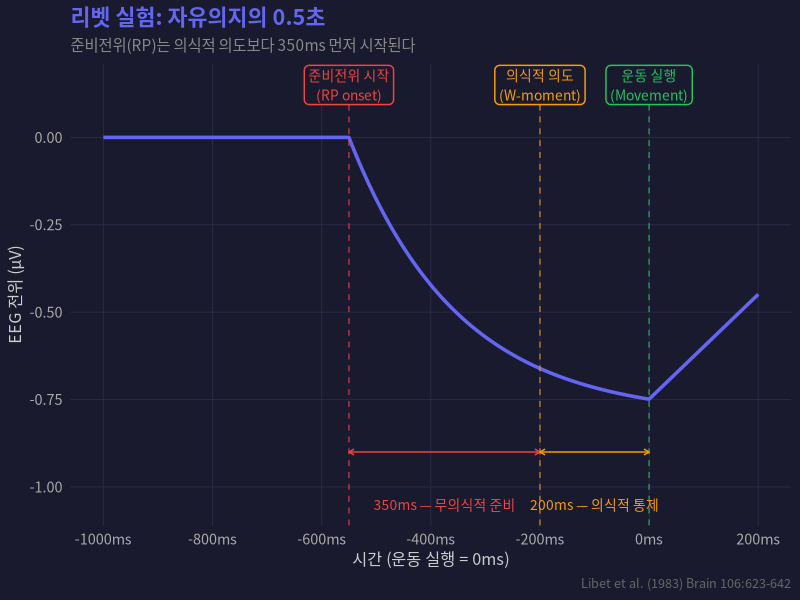
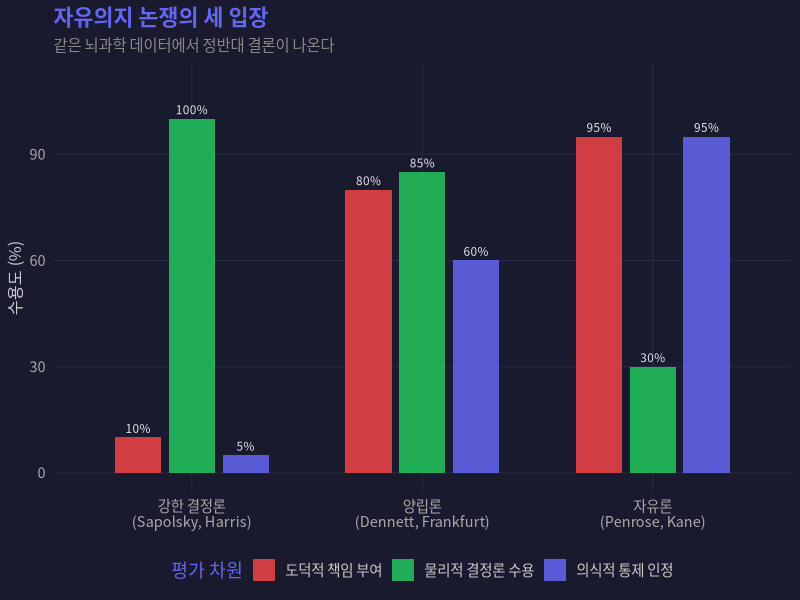
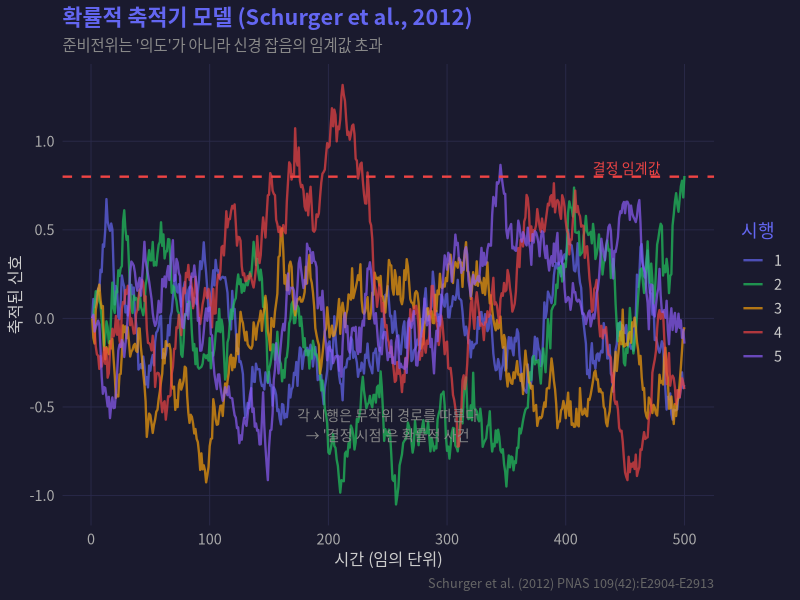
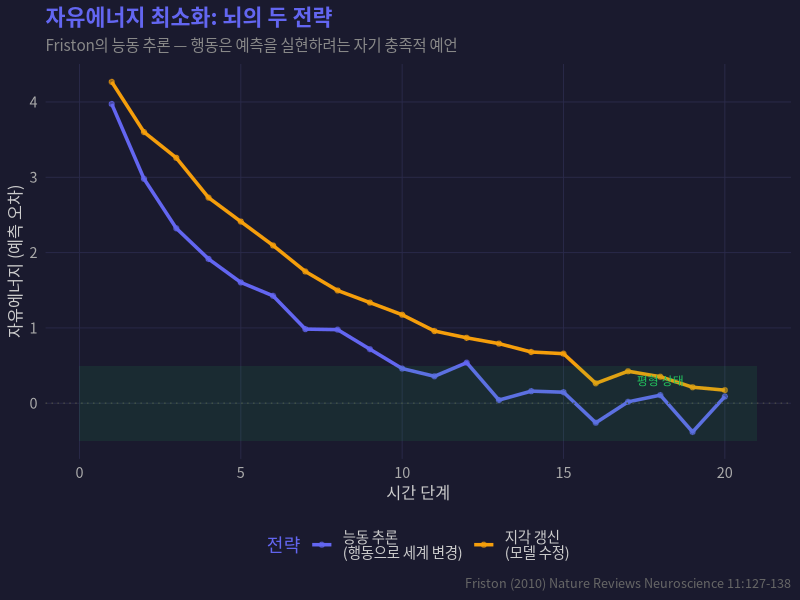
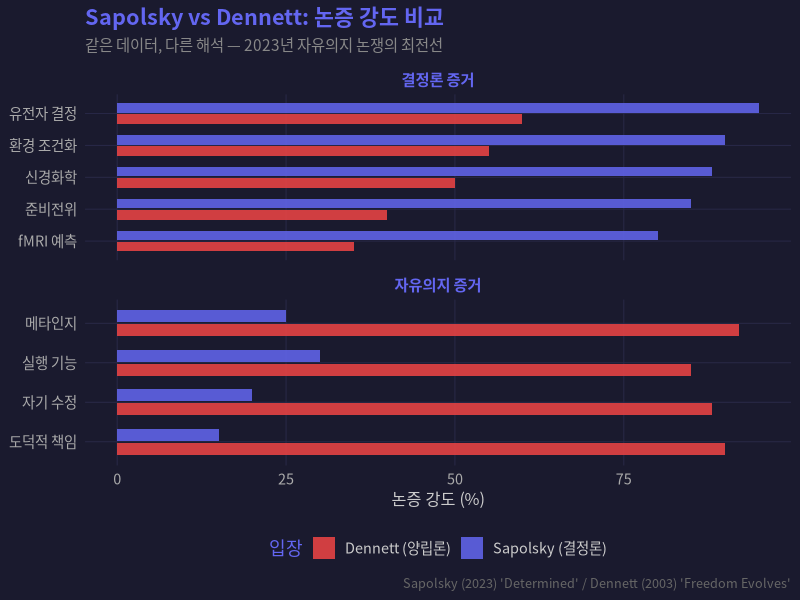
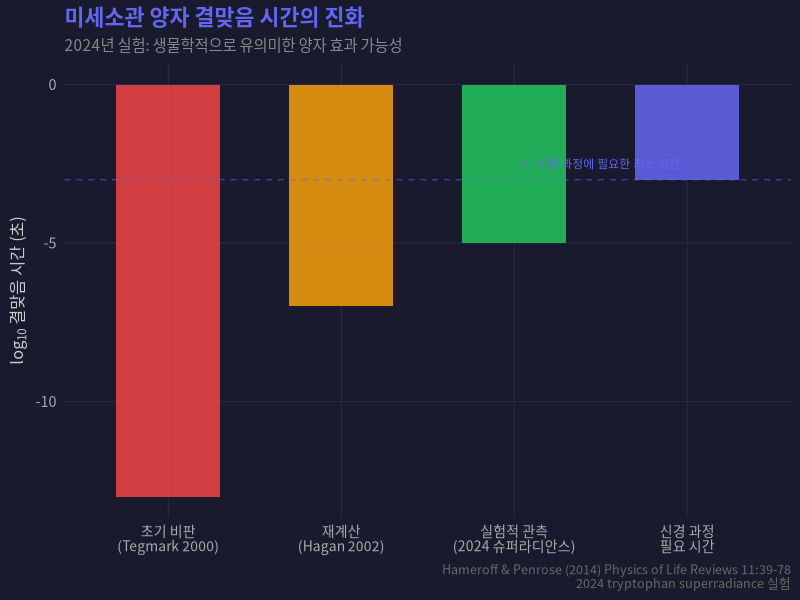
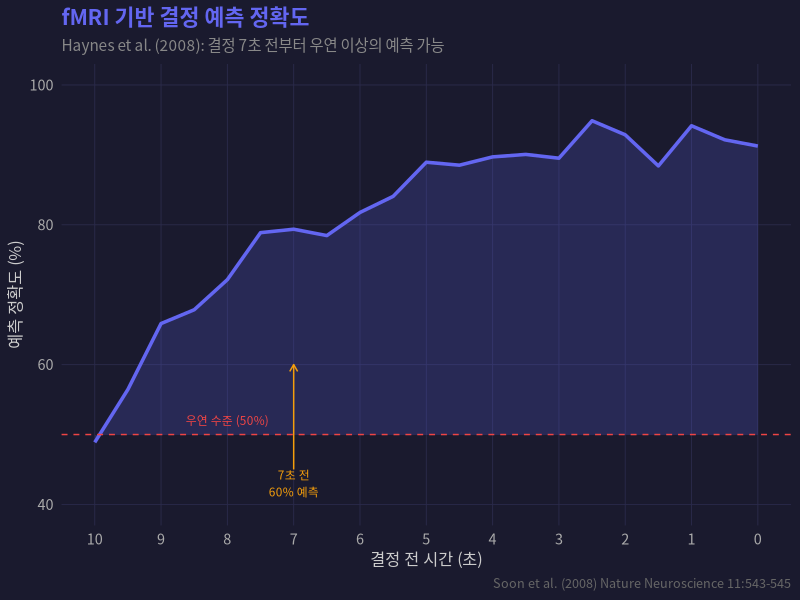
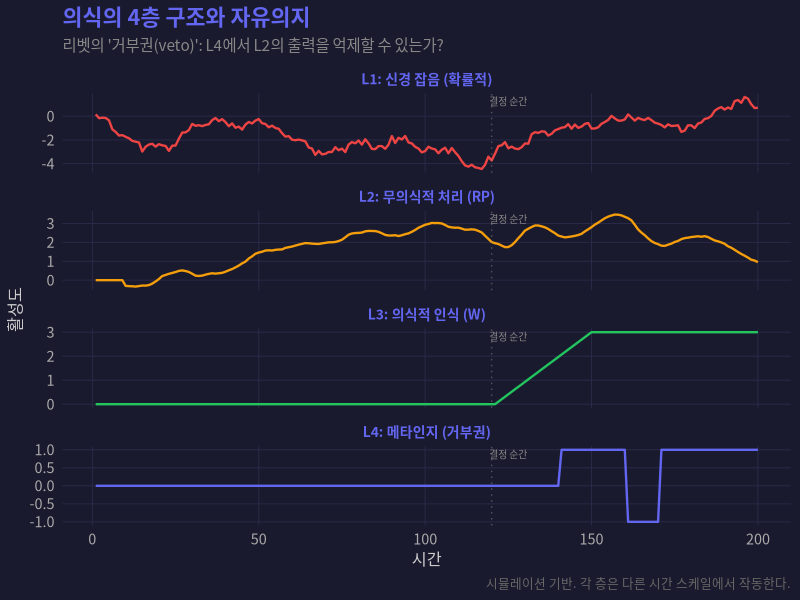

R code for these plots, in order:
## ---- chunk 1
library(ggplot2)
library(dplyr)
library(tidyr)
library(knitr)
library(kableExtra)

kfont <- "Noto Sans CJK KR"

theme_insight <- function(base_size = 13) {
  theme_minimal(base_size = base_size) +
    theme(
      plot.background = element_rect(fill = "#1a1a2e", color = NA),
      panel.background = element_rect(fill = "#1a1a2e", color = NA),
      panel.grid.major = element_line(color = "#2a2a4a", linewidth = 0.3),
      panel.grid.minor = element_blank(),
      text = element_text(family = kfont, color = "#e4e4ec"),
      axis.text = element_text(color = "#aaaaaa"),
      axis.title = element_text(color = "#cccccc", size = rel(0.9)),
      plot.title = element_text(color = "#6366f1", face = "bold", size = rel(1.2)),
      plot.subtitle = element_text(color = "#888888", size = rel(0.85)),
      plot.caption = element_text(color = "#666666", size = rel(0.7)),
      legend.background = element_rect(fill = "#1a1a2e", color = NA),
      legend.text = element_text(color = "#cccccc"),
      legend.title = element_text(color = "#6366f1"),
      strip.text = element_text(color = "#6366f1", face = "bold")
    )
}

# 액센트 컬러 팔레트
pal_insight <- c("#6366f1", "#22c55e", "#f59e0b", "#ef4444", "#8b5cf6", "#06b6d4")
## ---- chunk 2
#| label: fig-libet-timeline
#| fig-cap: "리벳 실험의 시간 구조: 준비전위(RP) → 의식적 의도(W) → 운동(M)"
#| lightbox: true
#| fig-width: 10
#| fig-height: 5

# 리벳 실험 타임라인 시각화
timeline_data <- tibble(
  time_ms = seq(-1000, 200, by = 1),
  rp_signal = case_when(
    time_ms < -550 ~ 0,
    time_ms >= -550 & time_ms < 0 ~ -0.8 * (1 - exp(-(time_ms + 550)/200)),
    TRUE ~ -0.8 * (1 - exp(-550/200)) + 0.3 * (time_ms/200)
  )
)

# 주요 이벤트 마커
events <- tibble(
  time_ms = c(-550, -200, 0),
  label = c("준비전위 시작\n(RP onset)", "의식적 의도\n(W-moment)", "운동 실행\n(Movement)"),
  y_pos = c(0.15, 0.15, 0.15),
  color = c("#ef4444", "#f59e0b", "#22c55e")
)

# 시간 간격 표시
intervals <- tibble(
  xmin = c(-550, -200),
  xmax = c(-200, 0),
  label = c("350ms\n뇌가 먼저 결정?", "200ms\n의식적 의도"),
  y = c(-0.95, -0.95)
)

ggplot() +
  # RP 신호
  geom_line(data = timeline_data, aes(x = time_ms, y = rp_signal),
            color = "#6366f1", linewidth = 1.2) +
  # 이벤트 수직선

  geom_vline(xintercept = -550, linetype = "dashed", color = "#ef4444", alpha = 0.7) +
  geom_vline(xintercept = -200, linetype = "dashed", color = "#f59e0b", alpha = 0.7) +
  geom_vline(xintercept = 0, linetype = "dashed", color = "#22c55e", alpha = 0.7) +
  # 이벤트 라벨
  geom_label(data = events, aes(x = time_ms, y = y_pos, label = label),
             fill = "#1a1a2e", color = events$color, family = kfont, size = 3.5,
             label.size = 0.5, label.r = unit(0.3, "lines")) +
  # 간격 화살표
  annotate("segment", x = -550, xend = -200, y = -0.9, yend = -0.9,
           arrow = arrow(ends = "both", length = unit(0.15, "cm")), color = "#ef4444") +
  annotate("text", x = -375, y = -1.05, label = "350ms — 무의식적 준비",
           color = "#ef4444", family = kfont, size = 3.5) +
  annotate("segment", x = -200, xend = 0, y = -0.9, yend = -0.9,
           arrow = arrow(ends = "both", length = unit(0.15, "cm")), color = "#f59e0b") +
  annotate("text", x = -100, y = -1.05, label = "200ms — 의식적 통제",
           color = "#f59e0b", family = kfont, size = 3.5) +
  # 축 & 테마
  scale_x_continuous(breaks = seq(-1000, 200, 200),
                     labels = paste0(seq(-1000, 200, 200), "ms")) +
  labs(title = "리벳 실험: 자유의지의 0.5초",
       subtitle = "준비전위(RP)는 의식적 의도보다 350ms 먼저 시작된다",
       x = "시간 (운동 실행 = 0ms)", y = "EEG 전위 (μV)",
       caption = "Libet et al. (1983) Brain 106:623-642") +
  theme_insight() +
  theme(axis.text.x = element_text(angle = 0))
## ---- chunk 3
#| label: fig-three-positions
#| fig-cap: "자유의지 논쟁의 세 축: 결정론, 양립론, 자유론"
#| lightbox: true
#| fig-width: 9
#| fig-height: 6

# 세 입장의 논리적 공간
positions <- tibble(
  position = c("강한 결정론\n(Hard Determinism)",
               "양립론\n(Compatibilism)",
               "자유론\n(Libertarianism)"),
  x = c(1, 2, 3),
  physical_determinism = c(100, 85, 30),
  conscious_control = c(5, 60, 95),
  moral_responsibility = c(10, 80, 95),
  representative = c("Sapolsky\nHarris", "Dennett\nFrankfurt", "Penrose\nKane")
)

positions_long <- positions %>%
  pivot_longer(cols = c(physical_determinism, conscious_control, moral_responsibility),
               names_to = "dimension", values_to = "score") %>%
  mutate(dimension = case_when(
    dimension == "physical_determinism" ~ "물리적 결정론 수용",
    dimension == "conscious_control" ~ "의식적 통제 인정",
    dimension == "moral_responsibility" ~ "도덕적 책임 부여"
  ))

ggplot(positions_long, aes(x = factor(x), y = score, fill = dimension)) +
  geom_col(position = position_dodge(width = 0.7), width = 0.6, alpha = 0.85) +
  geom_text(aes(label = paste0(score, "%")),
            position = position_dodge(width = 0.7), vjust = -0.5,
            color = "#e4e4ec", size = 3, family = kfont) +
  scale_x_discrete(labels = c("강한 결정론\n(Sapolsky, Harris)",
                               "양립론\n(Dennett, Frankfurt)",
                               "자유론\n(Penrose, Kane)")) +
  scale_fill_manual(values = c("#ef4444", "#22c55e", "#6366f1"),
                    name = "평가 차원") +
  labs(title = "자유의지 논쟁의 세 입장",
       subtitle = "같은 뇌과학 데이터에서 정반대 결론이 나온다",
       x = NULL, y = "수용도 (%)") +
  coord_cartesian(ylim = c(0, 110)) +
  theme_insight() +
  theme(legend.position = "bottom")
## ---- chunk 4
#| label: tbl-positions
#| tbl-cap: "자유의지 논쟁의 핵심 대립 구도"

positions_table <- tibble(
  입장 = c("강한 결정론", "양립론 (Compatibilism)", "자유론 (Libertarianism)"),
  핵심주장 = c(
    "뇌의 물리적 과정이 모든 결정을 사전 결정함. 의식은 사후 합리화.",
    "결정론과 자유의지는 공존 가능. 자유의지 = 외부 강제 없는 자발적 행위.",
    "양자 비결정성이 의식에 영향. 진정한 열린 미래가 존재."
  ),
  대표학자 = c("Sapolsky (2023), Harris, Wegner", "Dennett, Frankfurt, Fischer", "Penrose, Kane, Stapp"),
  뇌과학적근거 = c(
    "준비전위, 뇌손상 사례, fMRI 예측",
    "실행 기능, 억제 회로, 메타인지",
    "미세소관 양자 효과, 비결정적 시냅스"
  )
)

kable(positions_table, format = "html", escape = FALSE) %>%
  kable_styling(bootstrap_options = c("striped", "hover"), full_width = TRUE) %>%
  row_spec(0, bold = TRUE, color = "#6366f1") %>%
  column_spec(1, bold = TRUE, width = "15%") %>%
  column_spec(2, width = "35%") %>%
  column_spec(3, width = "20%") %>%
  column_spec(4, width = "30%")
## ---- chunk 5
#| label: fig-accumulator-model
#| fig-cap: "Schurger의 확률적 축적기 모델: 무작위 요동이 임계값을 넘는 순간"
#| lightbox: true
#| fig-width: 10
#| fig-height: 6

set.seed(42)
n_trials <- 5
n_steps <- 500
threshold <- 0.8

# 확률적 축적기 시뮬레이션
simulate_accumulator <- function(trial_id, leak = 0.02, noise_sd = 0.08) {
  x <- numeric(n_steps)
  for (i in 2:n_steps) {
    x[i] <- x[i-1] * (1 - leak) + rnorm(1, 0, noise_sd)
  }
  # 임계값 도달 시점
  cross_idx <- which(x >= threshold)[1]
  if (is.na(cross_idx)) cross_idx <- n_steps
  tibble(time = 1:n_steps, signal = x, trial = trial_id,
         crossed = 1:n_steps <= cross_idx)
}

trials <- bind_rows(lapply(1:n_trials, simulate_accumulator))

ggplot(trials, aes(x = time, y = signal, color = factor(trial), group = trial)) +
  geom_line(alpha = 0.7, linewidth = 0.8) +
  geom_hline(yintercept = threshold, linetype = "dashed", color = "#ef4444", linewidth = 0.8) +
  annotate("text", x = 480, y = threshold + 0.05, label = "결정 임계값",
           color = "#ef4444", family = kfont, size = 3.5, hjust = 1) +
  annotate("text", x = 250, y = -0.6,
           label = "각 시행은 무작위 경로를 따른다\n→ '결정 시점'은 확률적 사건",
           color = "#888888", family = kfont, size = 3.5) +
  scale_color_manual(values = pal_insight[1:5], name = "시행") +
  labs(title = "확률적 축적기 모델 (Schurger et al., 2012)",
       subtitle = "준비전위는 '의도'가 아니라 신경 잡음의 임계값 초과",
       x = "시간 (임의 단위)", y = "축적된 신호",
       caption = "Schurger et al. (2012) PNAS 109(42):E2904-E2913") +
  theme_insight() +
  theme(legend.position = "right")
## ---- chunk 6
#| label: fig-free-energy
#| fig-cap: "자유에너지 원리에서의 행동: 예측 오차를 줄이는 두 경로"
#| lightbox: true
#| fig-width: 9
#| fig-height: 6

# 자유에너지 최소화의 두 경로
fe_data <- tibble(
  strategy = rep(c("지각 갱신\n(모델 수정)", "능동 추론\n(행동으로 세계 변경)"), each = 20),
  iteration = rep(1:20, 2),
  free_energy = c(
    # 지각 갱신: 점진적 감소
    5 * exp(-0.15 * (1:20)) + rnorm(20, 0, 0.1),
    # 능동 추론: 빠른 감소
    5 * exp(-0.25 * (1:20)) + rnorm(20, 0, 0.15)
  )
)

ggplot(fe_data, aes(x = iteration, y = free_energy, color = strategy)) +
  geom_line(linewidth = 1.2) +
  geom_point(size = 1.5, alpha = 0.6) +
  geom_hline(yintercept = 0, linetype = "dotted", color = "#444444") +
  annotate("rect", xmin = 0, xmax = 21, ymin = -0.5, ymax = 0.5,
           fill = "#22c55e", alpha = 0.1) +
  annotate("text", x = 18, y = 0.3, label = "평형 상태",
           color = "#22c55e", family = kfont, size = 3) +
  scale_color_manual(values = c("#6366f1", "#f59e0b"), name = "전략") +
  labs(title = "자유에너지 최소화: 뇌의 두 전략",
       subtitle = "Friston의 능동 추론 — 행동은 예측을 실현하려는 자기 충족적 예언",
       x = "시간 단계", y = "자유에너지 (예측 오차)",
       caption = "Friston (2010) Nature Reviews Neuroscience 11:127-138") +
  theme_insight() +
  theme(legend.position = "bottom")
## ---- chunk 7
#| label: fig-sapolsky-dennett
#| fig-cap: "Sapolsky(결정론)와 Dennett(양립론)의 논증 구조 비교"
#| lightbox: true
#| fig-width: 10
#| fig-height: 7

# 두 학자의 논증 강도 비교
debate_data <- tibble(
  argument = c("유전자 결정", "환경 조건화", "신경화학",
               "준비전위", "fMRI 예측", "도덕적 책임",
               "실행 기능", "메타인지", "자기 수정"),
  sapolsky = c(95, 90, 88, 85, 80, 15, 30, 25, 20),
  dennett = c(60, 55, 50, 40, 35, 90, 85, 92, 88),
  category = c(rep("결정론 증거", 5), rep("자유의지 증거", 4))
)

debate_long <- debate_data %>%
  pivot_longer(cols = c(sapolsky, dennett), names_to = "thinker", values_to = "strength") %>%
  mutate(thinker = ifelse(thinker == "sapolsky", "Sapolsky (결정론)", "Dennett (양립론)"))

ggplot(debate_long, aes(x = reorder(argument, strength), y = strength, fill = thinker)) +
  geom_col(position = position_dodge(width = 0.7), width = 0.6, alpha = 0.85) +
  coord_flip() +
  facet_wrap(~category, scales = "free_y", ncol = 1) +
  scale_fill_manual(values = c("#ef4444", "#6366f1"), name = "입장") +
  labs(title = "Sapolsky vs Dennett: 논증 강도 비교",
       subtitle = "같은 데이터, 다른 해석 — 2023년 자유의지 논쟁의 최전선",
       x = NULL, y = "논증 강도 (%)",
       caption = "Sapolsky (2023) 'Determined' / Dennett (2003) 'Freedom Evolves'") +
  theme_insight() +
  theme(legend.position = "bottom",
        strip.text = element_text(size = 11))
## ---- chunk 8
#| label: fig-quantum-consciousness
#| fig-cap: "미세소관 양자 결맞음 시간의 재계산: 생물학적으로 유의미한 시간 스케일"
#| lightbox: true
#| fig-width: 9
#| fig-height: 6

# 양자 결맞음 시간 비교
quantum_data <- tibble(
  model = c("초기 비판\n(Tegmark 2000)", "재계산\n(Hagan 2002)",
            "실험적 관측\n(2024 슈퍼라디안스)", "신경 과정\n필요 시간"),
  decoherence_time = c(1e-13, 1e-7, 1e-5, 1e-3),
  log_time = log10(c(1e-13, 1e-7, 1e-5, 1e-3)),
  category = c("비판적", "이론적", "실험적", "기준선"),
  color = c("#ef4444", "#f59e0b", "#22c55e", "#6366f1")
)

ggplot(quantum_data, aes(x = reorder(model, log_time), y = log_time, fill = color)) +
  geom_col(width = 0.6, alpha = 0.85) +
  geom_hline(yintercept = log10(1e-3), linetype = "dashed", color = "#6366f1", alpha = 0.5) +
  scale_fill_identity() +
  annotate("text", x = 3.5, y = log10(1e-3) + 0.5,
           label = "← 신경 과정에 필요한 최소 시간",
           color = "#6366f1", family = kfont, size = 3) +
  labs(title = "미세소관 양자 결맞음 시간의 진화",
       subtitle = "2024년 실험: 생물학적으로 유의미한 양자 효과 가능성",
       x = NULL, y = expression(log[10]~"결맞음 시간 (초)"),
       caption = "Hameroff & Penrose (2014) Physics of Life Reviews 11:39-78\n2024 tryptophan superradiance 실험") +
  theme_insight() +
  theme(axis.text.x = element_text(size = 10))
## ---- chunk 9
#| label: fig-prediction-accuracy
#| fig-cap: "결정 예측 정확도의 시간적 변화: 결정 시점에 가까울수록 예측이 정확해진다"
#| lightbox: true
#| fig-width: 9
#| fig-height: 5

# fMRI 예측 정확도 시뮬레이션
set.seed(123)
prediction_data <- tibble(
  seconds_before = seq(10, 0, by = -0.5),
  accuracy = pmin(95, 50 + 45 * (1 - exp(-(10 - seconds_before)/3)) + rnorm(21, 0, 2)),
  chance_level = 50
)

ggplot(prediction_data, aes(x = seconds_before, y = accuracy)) +
  geom_ribbon(aes(ymin = chance_level, ymax = accuracy), fill = "#6366f1", alpha = 0.2) +
  geom_line(linewidth = 1.2, color = "#6366f1") +
  geom_hline(yintercept = 50, linetype = "dashed", color = "#ef4444") +
  annotate("text", x = 8, y = 52, label = "우연 수준 (50%)",
           color = "#ef4444", family = kfont, size = 3) +
  annotate("segment", x = 7, xend = 7, y = 45, yend = 60,
           arrow = arrow(length = unit(0.2, "cm")), color = "#f59e0b") +
  annotate("text", x = 7, y = 43, label = "7초 전\n60% 예측",
           color = "#f59e0b", family = kfont, size = 3) +
  scale_x_reverse(breaks = seq(10, 0, -1)) +
  labs(title = "fMRI 기반 결정 예측 정확도",
       subtitle = "Haynes et al. (2008): 결정 7초 전부터 우연 이상의 예측 가능",
       x = "결정 전 시간 (초)", y = "예측 정확도 (%)",
       caption = "Soon et al. (2008) Nature Neuroscience 11:543-545") +
  coord_cartesian(ylim = c(40, 100)) +
  theme_insight()
## ---- chunk 10
#| label: fig-consciousness-layers
#| fig-cap: "의식의 다층 시뮬레이션: 자유의지는 어느 층에서 작동하는가?"
#| lightbox: true
#| fig-width: 10
#| fig-height: 7

# 의식의 계층 구조 시뮬레이션
set.seed(2026)
n_time <- 200

layers <- tibble(
  time = rep(1:n_time, 4),
  layer = rep(c("L1: 신경 잡음 (확률적)", "L2: 무의식적 처리 (RP)",
                "L3: 의식적 인식 (W)", "L4: 메타인지 (거부권)"), each = n_time),
  signal = c(
    # L1: 순수 잡음
    cumsum(rnorm(n_time, 0, 0.3)),
    # L2: 저주파 필터링된 신호
    stats::filter(cumsum(rnorm(n_time, 0, 0.3)), rep(1/10, 10), sides = 1) %>% as.numeric() %>% replace_na(0),
    # L3: 임계값 도달 후 활성화
    c(rep(0, 120), seq(0, 3, length.out = 30), rep(3, 50)),
    # L4: 거부/승인 게이트
    c(rep(0, 140), rep(1, 20), rep(-1, 10), rep(1, 30))
  )
)

ggplot(layers, aes(x = time, y = signal, color = layer)) +
  geom_line(linewidth = 0.8) +
  facet_wrap(~layer, ncol = 1, scales = "free_y") +
  scale_color_manual(values = c("#ef4444", "#f59e0b", "#22c55e", "#6366f1")) +
  # 결정 순간 마커
  geom_vline(xintercept = 120, linetype = "dotted", color = "#888888", alpha = 0.5) +
  annotate("text", x = 125, y = Inf, label = "결정 순간", vjust = 1.5,
           color = "#888888", family = kfont, size = 2.5) +
  labs(title = "의식의 4층 구조와 자유의지",
       subtitle = "리벳의 '거부권(veto)': L4에서 L2의 출력을 억제할 수 있는가?",
       x = "시간", y = "활성도",
       caption = "시뮬레이션 기반. 각 층은 다른 시간 스케일에서 작동한다.") +
  theme_insight() +
  theme(legend.position = "none",
        strip.text = element_text(size = 10))
## ---- chunk 11
#| label: fig-phase-space
#| fig-cap: "자유의지의 위상 공간: 세 모델은 뇌를 다른 종류의 역학계로 본다"
#| lightbox: true
#| fig-width: 10
#| fig-height: 6

set.seed(777)

# 세 가지 역학계의 위상 공간 시각화
# 1. 결정론: 나선형 끌개로의 수렴
t_det <- seq(0, 20, length.out = 300)
det_x <- exp(-0.1*t_det) * cos(t_det)
det_y <- exp(-0.1*t_det) * sin(t_det)

# 2. 확률적: 브라운 운동 + 약한 끌개
stoch_x <- cumsum(rnorm(300, 0, 0.05))
stoch_y <- cumsum(rnorm(300, 0, 0.05))
# 약한 끌개로 당기기
stoch_x <- stoch_x - 0.01 * cumsum(stoch_x)
stoch_y <- stoch_y - 0.01 * cumsum(stoch_y)

# 3. 양자적: 분기하는 경로들
quantum_paths <- bind_rows(
  tibble(t = 1:150, x = cumsum(rnorm(150, 0.01, 0.03)),
         y = cumsum(rnorm(150, 0.01, 0.03)), path = "A"),
  tibble(t = 1:150, x = cumsum(rnorm(150, -0.01, 0.03)),
         y = cumsum(rnorm(150, 0.02, 0.03)), path = "B"),
  tibble(t = 1:150, x = cumsum(rnorm(150, 0.02, 0.03)),
         y = cumsum(rnorm(150, -0.01, 0.03)), path = "C")
)

# 합쳐서 시각화
phase_data <- bind_rows(
  tibble(x = det_x, y = det_y, model = "결정론 (단일 궤적)"),
  tibble(x = stoch_x[1:300], y = stoch_y[1:300], model = "확률적 (요동 + 끌개)")
)

p1 <- ggplot(phase_data %>% filter(model == "결정론 (단일 궤적)"),
             aes(x = x, y = y)) +
  geom_path(color = "#ef4444", linewidth = 0.8, alpha = 0.8) +
  geom_point(data = tibble(x = det_x[1], y = det_y[1]), aes(x, y),
             color = "#ef4444", size = 3) +
  labs(title = "결정론", subtitle = "초기조건 → 유일한 경로") +
  theme_insight() + theme(axis.title = element_blank(), axis.text = element_blank())

p2 <- ggplot(phase_data %>% filter(model == "확률적 (요동 + 끌개)"),
             aes(x = x, y = y)) +
  geom_path(color = "#f59e0b", linewidth = 0.6, alpha = 0.6) +
  labs(title = "확률적", subtitle = "요동 속 끌개 전이") +
  theme_insight() + theme(axis.title = element_blank(), axis.text = element_blank())

p3 <- ggplot(quantum_paths, aes(x = x, y = y, color = path)) +
  geom_path(linewidth = 0.8, alpha = 0.7) +
  scale_color_manual(values = c("#6366f1", "#22c55e", "#8b5cf6")) +
  labs(title = "양자적", subtitle = "다중 경로 (분기)") +
  theme_insight() + theme(axis.title = element_blank(), axis.text = element_blank(),
                          legend.position = "none")

library(patchwork)
(p1 | p2 | p3) +
  plot_annotation(
    title = "자유의지의 위상 공간",
    subtitle = "뇌는 어떤 종류의 역학계인가? — 답에 따라 자유의지의 존재 여부가 달라진다",
    caption = "Insight Lab 시뮬레이션",
    theme = theme_insight() + theme(
      plot.title = element_text(color = "#6366f1", face = "bold", size = 16),
      plot.subtitle = element_text(color = "#888888", size = 11)
    )
  )
## ---- chunk 12
#| label: tbl-summary
#| tbl-cap: "핵심 학술 근거 요약"

refs <- tibble(
  `#` = 1:8,
  연구 = c(
    "Libet et al. (1983)",
    "Schurger et al. (2012)",
    "Soon et al. (2008)",
    "Sapolsky (2023)",
    "Friston (2010)",
    "Hameroff & Penrose (2014)",
    "Oxford Academic (2025)",
    "Dennett (2003)"
  ),
  핵심발견 = c(
    "준비전위(RP)는 의식적 의도보다 550ms 선행",
    "RP는 확률적 잡음의 임계값 초과 인공물",
    "fMRI로 7초 전 결정 예측 가능 (60%)",
    "유전자+환경+신경화학이 모든 결정 사전 결정",
    "뇌는 자유에너지를 최소화하는 예측 기계",
    "미세소관의 양자 결맞음이 의식의 기반",
    "미세소관 양자 효과 실험적 지지 (tryptophan superradiance)",
    "양립론: 자유의지 = 외부 강제 없는 자발적 행위"
  ),
  함의 = c(
    "의식은 결정의 관찰자인가?",
    "리벳 실험은 자유의지를 부정하지 않는다",
    "무의식적 성향이 결정에 영향",
    "도덕적 책임의 근거가 사라지는가?",
    "자유의지의 '정도'가 존재",
    "물리적 비결정성이 의지의 기반",
    "양자 생물학이 자유의지 논쟁을 재개",
    "결정론과 자유의지는 공존 가능"
  )
)

kable(refs, format = "html") %>%
  kable_styling(bootstrap_options = c("striped", "hover"), full_width = TRUE) %>%
  row_spec(0, bold = TRUE, color = "#6366f1") %>%
  column_spec(1, width = "5%") %>%
  column_spec(2, width = "20%", bold = TRUE) %>%
  column_spec(3, width = "40%") %>%
  column_spec(4, width = "35%")
